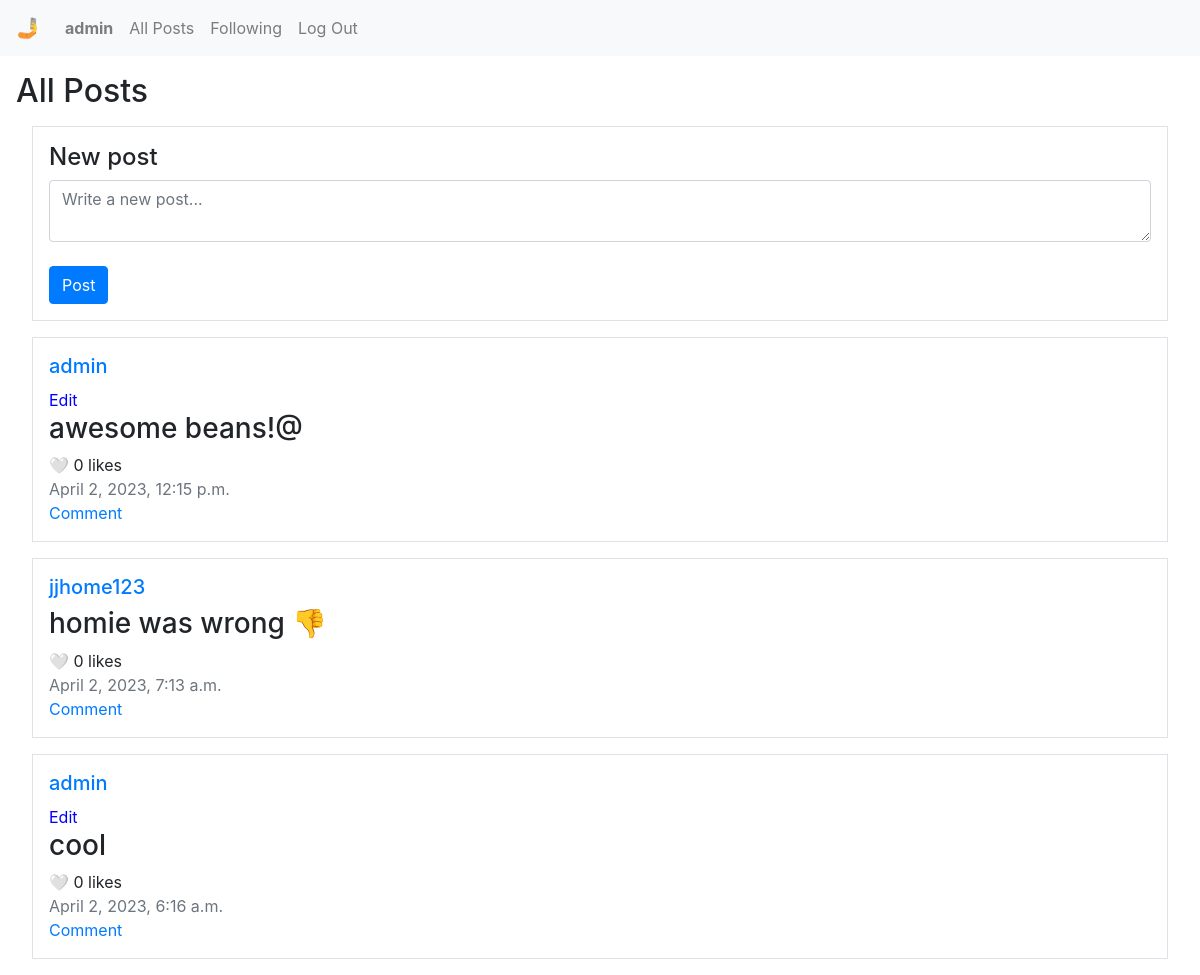
/ (signed in), run on the app's committed database.
### network/models.py (models this page shows, shortened)
class User(AbstractUser):
    pass

class Post(models.Model):
    poster = models.ForeignKey(User, on_delete=models.CASCADE, null=True, default=None)
    post = models.CharField(max_length=2000)
    datetime = models.DateTimeField(auto_now=True)

### network/views.py (the view, shortened to what this page needs)
# urls.py: path("", views.index, name="index"),
def index(request):
    posts = Post.objects.all().order_by('datetime')
    return render(request, "network/index.html", {
        "posts": posts,
    })

### network/templates/network/index.html (shortened to what this page needs)
{% extends "network/layout.html" %}
{% block body %}
    <h2>All Posts</h2>
    {% if request.user.is_authenticated %}
    <div class="border p-3 m-3">
        <form action="{% url 'index' %}" id="user_post" method="POST">
            <h4>New post</h4>
            <textarea class="form-control" placeholder="Write a new post..." autofocus required name="new_post"></textarea><br>
            <input class="btn btn-primary" type="submit" value="Post">
        </form>
    </div>
    {% endif %}
    <div class="posts">
        {% for post in posts reversed %}
        <div class="border m-3 p-3">
            <h5><a href="{% url 'profile' post.poster.username %}">{{ post.poster }}</a></h5>
            {% if request.user == post.poster %}
                <button id="edit_post{{ post.pk }}" class="edit btn btn-primary" data-post_id="{{ post.pk }}">Edit</button><br>
            {% endif %}
            <div id="post_body{{ post.pk }}"><h3>{{ post.post }}</h3></div>
            <div class="likes">
                {% if request.user.is_authenticated %}
                <span class="like_button" id="like{{ post.pk }}" data-like_id="{{ post.pk }}">🤍</span>
                {% else %}
                <span>❤️</span>
                {% endif %}
                <span><span class="like_num" id="like-count{{ post.pk }}" data-num_id="{{ post.pk }}">0</span> likes</span>
            </div>
            <div class="text-muted">{{ post.datetime }}</div>
            <a href="#">Comment</a>
        </div>
        {% empty %}
        <div class="m-3 p-3">
            <h5>No posts to display.</h5>
        </div>
        {% endfor %}
    </div>
{% endblock %}

### network/templates/network/layout.html (shortened to what this page needs)
{% load static %}
<!DOCTYPE html>
<html lang="en">
    <head>
        <link rel="stylesheet" href="https://stackpath.bootstrapcdn.com/bootstrap/4.4.1/css/bootstrap.min.css">
        <link href="{% static 'network/styles.css' %}" rel="stylesheet">
    </head>
    <body>
        <nav class="navbar navbar-expand-lg navbar-light bg-light">
            <a class="navbar-brand" href="{% url 'index' %}">🤳</a>
            <div>
              <ul class="navbar-nav mr-auto">
                {% if request.user.is_authenticated %}
                    <li class="nav-item">
                        <a class="nav-link" href="{% url 'profile' request.user.username %}"><strong>{{ request.user.username }}</strong></a>
                    </li>
                {% endif %}
                <li class="nav-item">
                  <a class="nav-link" href="{% url 'index' %}">All Posts</a>
                </li>
                {% if request.user.is_authenticated %}
                    <li class="nav-item">
                        <a class="nav-link" href="#">Following</a>
                    </li>
                    <li class="nav-item">
                        <a class="nav-link" href="{% url 'logout' %}">Log Out</a>
                    </li>
                {% endif %}
              </ul>
            </div>
          </nav>
        <div class="body m-3">
            {% block body %}
            {% endblock %}
        </div>
    </body>
</html>

### network/static/network/styles.css (style rules this page uses)
.edit { background: transparent; border: none; padding: 0%; color:blue }

### data on the page
User: user.username "admin"
Post: poster "admin", post "awesome beans!@", datetime "April 2, 2023, 12:15 p.m."
Post: poster "jjhome123", post "homie was wrong 👎", datetime "April 2, 2023, 7:13 a.m."
Post: poster "admin", post "cool", datetime "April 2, 2023, 6:16 a.m."
